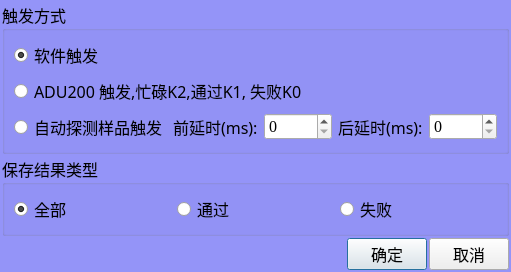
<?xml version="1.0" encoding="UTF-8"?>
<ui version="4.0">
 <class>clsMeterModeSettings</class>
 <widget class="QDialog" name="clsMeterModeSettings">
  <property name="geometry">
   <rect>
    <x>0</x>
    <y>0</y>
    <width>505</width>
    <height>211</height>
   </rect>
  </property>
  <property name="font">
   <font>
    <family>楷体</family>
    <pointsize>12</pointsize>
   </font>
  </property>
  <property name="windowTitle">
   <string>测试设定</string>
  </property>
  <property name="styleSheet">
   <string notr="true">QDialog
{
	
	background-color: rgb(148, 148, 248);
}</string>
  </property>
  <layout class="QVBoxLayout" name="verticalLayout_2">
   <property name="spacing">
    <number>2</number>
   </property>
   <property name="leftMargin">
    <number>2</number>
   </property>
   <property name="topMargin">
    <number>2</number>
   </property>
   <property name="rightMargin">
    <number>2</number>
   </property>
   <property name="bottomMargin">
    <number>2</number>
   </property>
   <item>
    <widget class="QGroupBox" name="groupBox">
     <property name="font">
      <font>
       <family>楷体</family>
       <pointsize>12</pointsize>
      </font>
     </property>
     <property name="title">
      <string>触发方式</string>
     </property>
     <layout class="QVBoxLayout" name="verticalLayout">
      <item>
       <widget class="QRadioButton" name="rbSoftWare">
        <property name="font">
         <font>
          <family>楷体</family>
          <pointsize>12</pointsize>
         </font>
        </property>
        <property name="text">
         <string>软件触发</string>
        </property>
        <property name="checked">
         <bool>true</bool>
        </property>
       </widget>
      </item>
      <item>
       <widget class="QRadioButton" name="rbAdu200">
        <property name="font">
         <font>
          <family>楷体</family>
          <pointsize>12</pointsize>
         </font>
        </property>
        <property name="text">
         <string>ADU200 触发,忙碌K2,通过K1, 失败K0</string>
        </property>
       </widget>
      </item>
      <item>
       <layout class="QHBoxLayout" name="horizontalLayout">
        <item>
         <widget class="QRadioButton" name="rbAutoDetect">
          <property name="font">
           <font>
            <family>楷体</family>
            <pointsize>12</pointsize>
           </font>
          </property>
          <property name="text">
           <string>自动探测样品触发</string>
          </property>
         </widget>
        </item>
        <item>
         <widget class="QLabel" name="label">
          <property name="font">
           <font>
            <family>楷体</family>
            <pointsize>12</pointsize>
           </font>
          </property>
          <property name="text">
           <string>前延时(ms):</string>
          </property>
         </widget>
        </item>
        <item>
         <widget class="QSpinBox" name="txtPreDelay">
          <property name="font">
           <font>
            <family>Times New Roman</family>
            <pointsize>12</pointsize>
           </font>
          </property>
          <property name="maximum">
           <number>99999</number>
          </property>
         </widget>
        </item>
        <item>
         <widget class="QLabel" name="label_2">
          <property name="font">
           <font>
            <family>楷体</family>
            <pointsize>12</pointsize>
           </font>
          </property>
          <property name="text">
           <string>后延时(ms):</string>
          </property>
         </widget>
        </item>
        <item>
         <widget class="QSpinBox" name="txtLastDelay">
          <property name="font">
           <font>
            <family>Times New Roman</family>
            <pointsize>12</pointsize>
           </font>
          </property>
          <property name="maximum">
           <number>99999</number>
          </property>
         </widget>
        </item>
       </layout>
      </item>
     </layout>
    </widget>
   </item>
   <item>
    <widget class="QGroupBox" name="groupBox_2">
     <property name="font">
      <font>
       <family>楷体</family>
       <pointsize>12</pointsize>
      </font>
     </property>
     <property name="title">
      <string>保存结果类型</string>
     </property>
     <layout class="QHBoxLayout" name="horizontalLayout_2">
      <item>
       <widget class="QRadioButton" name="rbAll">
        <property name="font">
         <font>
          <family>楷体</family>
          <pointsize>12</pointsize>
         </font>
        </property>
        <property name="text">
         <string>全部</string>
        </property>
        <property name="checked">
         <bool>true</bool>
        </property>
       </widget>
      </item>
      <item>
       <widget class="QRadioButton" name="rbPass">
        <property name="font">
         <font>
          <family>楷体</family>
          <pointsize>12</pointsize>
         </font>
        </property>
        <property name="text">
         <string>通过</string>
        </property>
       </widget>
      </item>
      <item>
       <widget class="QRadioButton" name="rbFail">
        <property name="font">
         <font>
          <family>楷体</family>
          <pointsize>12</pointsize>
         </font>
        </property>
        <property name="text">
         <string>失败</string>
        </property>
       </widget>
      </item>
     </layout>
    </widget>
   </item>
   <item>
    <layout class="QHBoxLayout" name="horizontalLayout_3">
     <item>
      <spacer name="horizontalSpacer">
       <property name="orientation">
        <enum>Qt::Horizontal</enum>
       </property>
       <property name="sizeHint" stdset="0">
        <size>
         <width>40</width>
         <height>20</height>
        </size>
       </property>
      </spacer>
     </item>
     <item>
      <widget class="QPushButton" name="btnOk">
       <property name="minimumSize">
        <size>
         <width>0</width>
         <height>32</height>
        </size>
       </property>
       <property name="font">
        <font>
         <family>楷体</family>
         <pointsize>12</pointsize>
        </font>
       </property>
       <property name="text">
        <string>确定</string>
       </property>
      </widget>
     </item>
     <item>
      <widget class="QPushButton" name="btnCancel">
       <property name="minimumSize">
        <size>
         <width>0</width>
         <height>32</height>
        </size>
       </property>
       <property name="font">
        <font>
         <family>楷体</family>
         <pointsize>12</pointsize>
        </font>
       </property>
       <property name="text">
        <string>取消</string>
       </property>
      </widget>
     </item>
    </layout>
   </item>
  </layout>
 </widget>
 <resources/>
 <connections/>
</ui>
